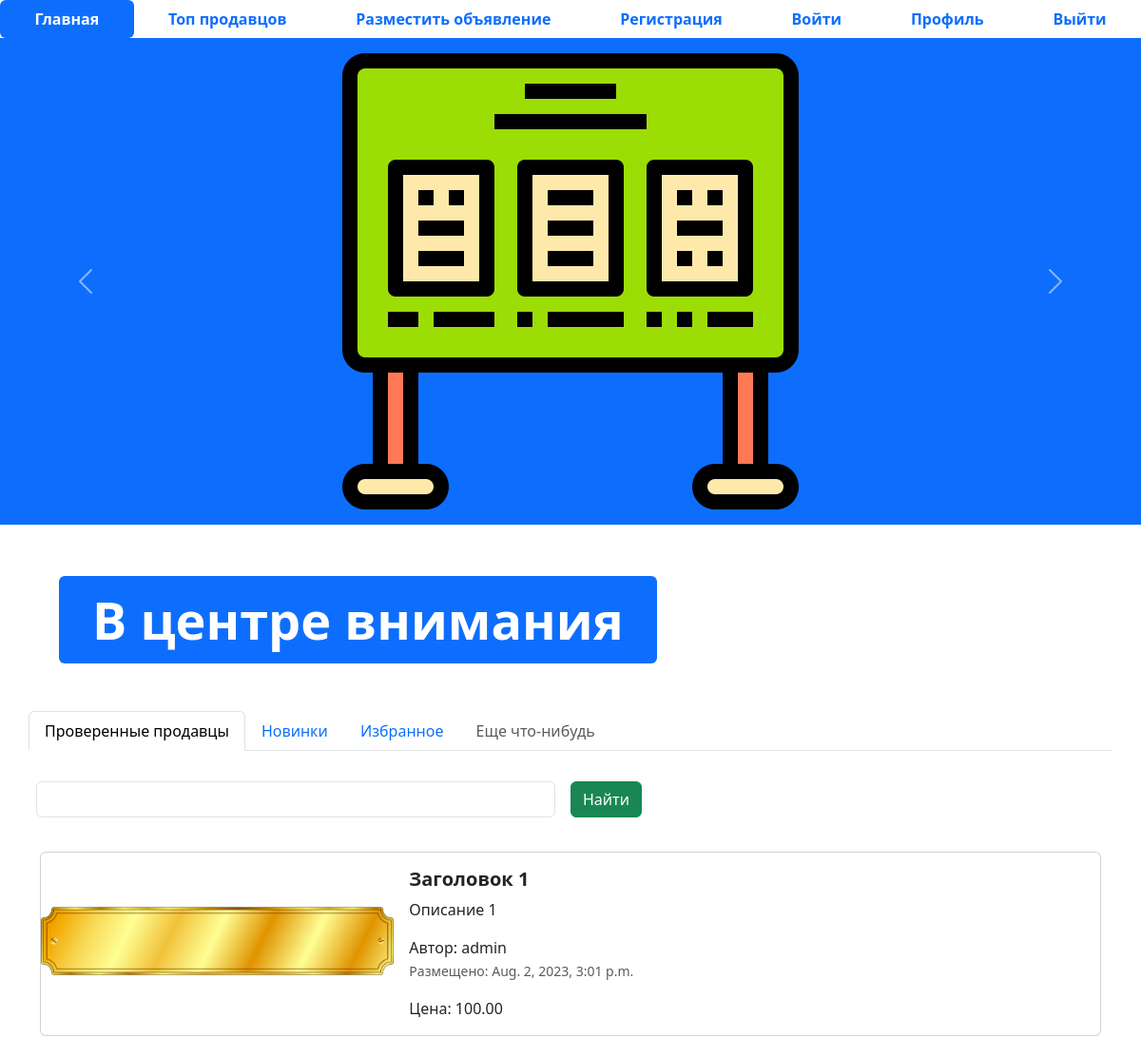
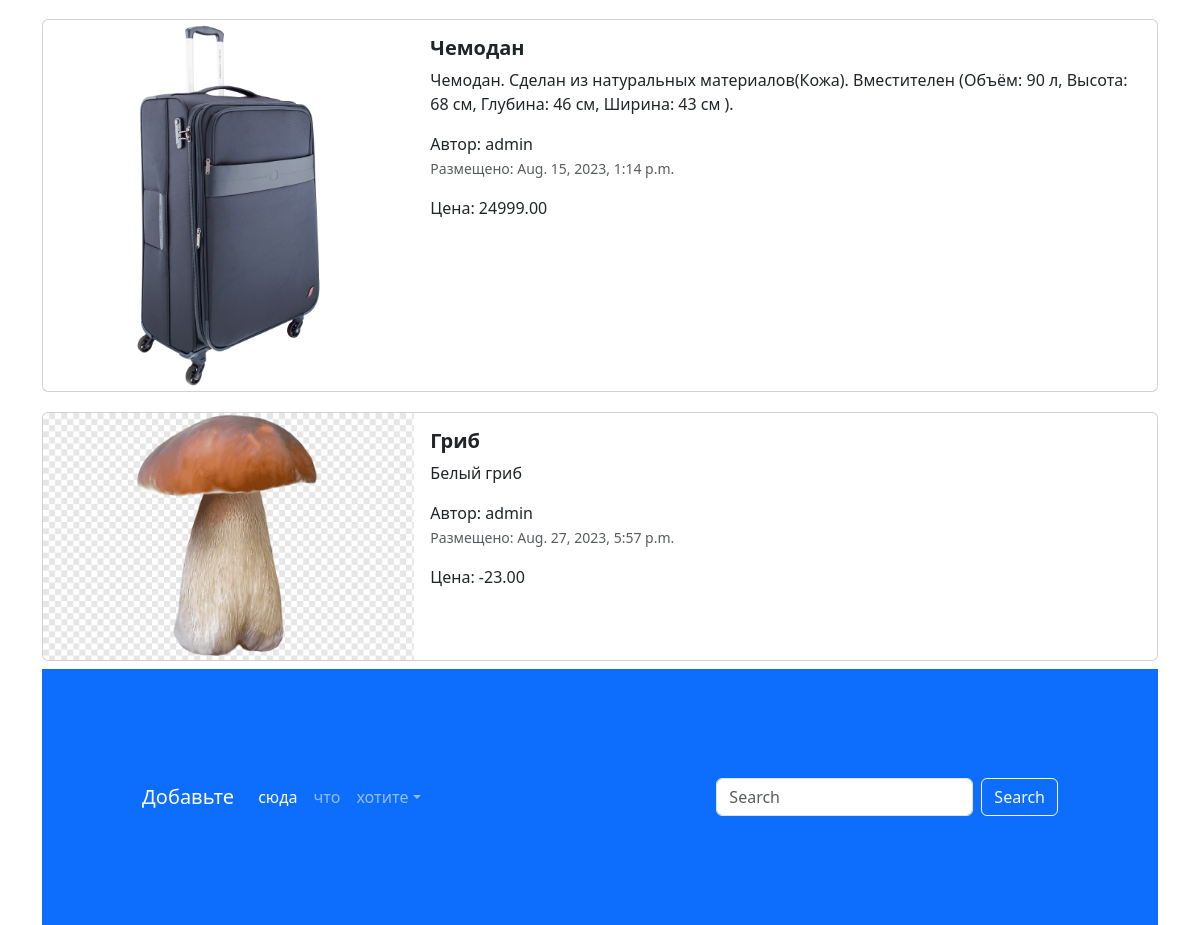
The page / on the database its author committed (2 pictures, top to bottom).
### app/models.py (models this page shows, shortened)
class Advertisement(models.Model):
    title=models.CharField('Заголовок', max_length=128)
    description=models.TextField('Описание')
    price=models.DecimalField('Цена', max_digits=10, decimal_places=2)
    auction=models.BooleanField('Торг', help_text='Отметьте, если торг уместен')
    created_at=models.DateTimeField(auto_now_add=True)
    updated_at=models.DateTimeField(auto_now=True)
    user=models.ForeignKey(User, verbose_name='пользователь', on_delete=models.CASCADE)
    image=models.ImageField('Изображение', upload_to='advert/')

### app/views.py (the view)
# urls.py: path('', index, name='main-page'),
def index(request):
    advertisements=Advertisement.objects.all()
    context={'advertisements' : advertisements}
    return render(request, 'index.html', context)

### templates/index.html (shortened to what this page needs)
{% extends 'base.html' %}
{% load static %}
{% block content %}
<body>
<ul class="nav nav-pills sticky-top bg-white nav-fill">
  <li class="nav-item">
    <a class="nav-link active" aria-current="page" href="{% url 'main-page' %}">
      <span style="font-weight: bold;">Главная</span>
    </a>
  </li>
  <li class="nav-item">
    <a class="nav-link" href="{% url 'top-sellers' %}"><span style="font-weight: bold;">Топ продавцов</span>
    </a>
  </li>
  <li class="nav-item">
    <a class="nav-link" href="{% url 'adv-post' %}">
      <span style="font-weight: bold;">Разместить объявление</span>
    </a>
  </li>
  <li class="nav-item">
    <a class="nav-link" href="register.html">
      <span style="font-weight: bold;">Регистрация</span>
    </a>
  </li>
  <li class="nav-item">
    <a class="nav-link" href="login.html">
      <span style="font-weight: bold;">Войти</span>
    </a>
  </li>
  <li class="nav-item">
    <a class="nav-link" href="profile.html">
      <span style="font-weight: bold;">Профиль</span>
    </a>
  </li>
  <li class="nav-item">
    <a class="nav-link" href="#">
      <span style="font-weight: bold;">Выйти</span>
    </a>
  </li>
</ul>
<div id="carouselExampleControls" class="carousel slide bg-primary" data-bs-ride="carousel">
  <div class="carousel-inner">
    <div class="carousel-item active">
      <img src="{% static 'img/adv.png' %}" class="mx-auto d-block w-33" alt="...">
    </div>
  </div>
  <button class="carousel-control-prev" type="button" data-bs-target="#carouselExampleControls" data-bs-slide="prev">
    <span class="carousel-control-prev-icon" aria-hidden="true"></span>
  </button>
  <button class="carousel-control-next" type="button" data-bs-target="#carouselExampleControls" data-bs-slide="next">
    <span class="carousel-control-next-icon" aria-hidden="true"></span>
  </button>
</div>
<div class="container" style="margin: 50px;">
  <div class="display-2">
    <span class="badge bg-primary">В центре внимания</span>
  </div>
</div>
<div class="container">
  <div class="row">
    <ul class="nav nav-tabs bg-white">
      <li class="nav-item">
        <a class="nav-link active" aria-current="page" href="#">Проверенные продавцы</a>
      </li>
      <li class="nav-item">
        <a class="nav-link" href="#">Новинки</a>
      </li>
      <li class="nav-item">
        <a class="nav-link" href="#">Избранное</a>
      </li>
      <li class="nav-item">
        <a class="nav-link disabled" href="#" tabindex="-1" aria-disabled="true">Еще что-нибудь</a>
      </li>
    </ul>
    <form class="row g-3">
      <div class="col-auto w-50">
        <input type="text" class="form-control">
      </div>
      <div class="col-auto">
        <button type="submit" class="btn btn-success mb-3">Найти</button>
      </div>
    </form>
  </div>
  {% for adv in advertisements %}
  <div class="col">
    <div class="card mb-2" style="max-width: 1200px; margin-top: 20px;">
      <div class="row g-0">
        <div class="col-md-4">
          <a href="advertisement.html" class="nav-link">
            <img src="{% if adv.image %} {{ adv.image.url }} {% else %} {% static 'img/adv.png' %} {% endif %}" class="img-fluid rounded-start" alt="Card title">
          </a>
        </div>
        <div class="col-md-8">
          <div class="card-body">
            <h5 class="card-title">
              <a href="advertisement.html" class="nav-link"><strong>{{ adv.title }}</strong></a>
            </h5>
            <a href="advertisement.html" class="nav-link">
              <p class="card-text">
                {{adv.description}}
              </p>
              <span>Автор: {{ adv.user }} </span>
              <p class="card-text"><small class="text-muted">Размещено: {{ adv.created_at }} </small></p>
              <span>Цена: {{adv.price}} </span>
            </a>
          </div>
        </div>
      </div>
    </div>
    {% endfor %}
<footer style="padding: 100px;" class="bg-primary">
  <nav class="navbar navbar-expand-sm navbar-dark">
    <a class="navbar-brand" href="#">Добавьте</a>
    <div class="collapse navbar-collapse" id="collapsibleNavId">
      <ul class="navbar-nav me-auto mt-2 mt-lg-0">
        <li class="nav-item">
          <a class="nav-link active" href="#" aria-current="page">сюда</a>
        </li>
        <li class="nav-item">
          <a class="nav-link" href="#">что</a>
        </li>
        <li class="nav-item dropdown">
          <a class="nav-link dropdown-toggle" href="#" id="dropdownId" data-bs-toggle="dropdown" aria-haspopup="true"
             aria-expanded="false">хотите</a>
        </li>
      </ul>
      <form class="d-flex my-2 my-lg-0">
        <input class="form-control me-sm-2" type="text" placeholder="Search">
        <button class="btn btn-outline-light my-2 my-sm-0" type="submit">Search</button>
      </form>
    </div>
  </nav>
</footer>
{% endblock %}

### templates/base.html (shortened to what this page needs)
{% load static %}
<!DOCTYPE html>
<html lang="en">
<head>
  <link href="{% static 'css/bootstrap.min.css' %}" rel="stylesheet">
  <link rel="stylesheet" href="{% static 'css/fontello.css' %}">
</head>
<body>
{% block content %}
{% endblock %}
</body>
</html>

### rows shown on the page
Advertisement: image (picture), title "Заголовок 1", description "Описание 1", user "admin", created_at "Aug. 2, 2023, 3:01 p.m.", price "100.00"
Advertisement: image (picture), title "Чемодан", description "Чемодан. Сделан из натуральных материалов(Кожа). Вместителен (Объём: 90 л, Высота: 68 см, Глубина: 46 см, Ширина: 43 см ).", user "admin", created_at "Aug. 15, 2023, 1:14 p.m.", price "24999.00"
Advertisement: image (picture), title "Гриб", description "Белый гриб", user "admin", created_at "Aug. 27, 2023, 5:57 p.m.", price "-23.00"
